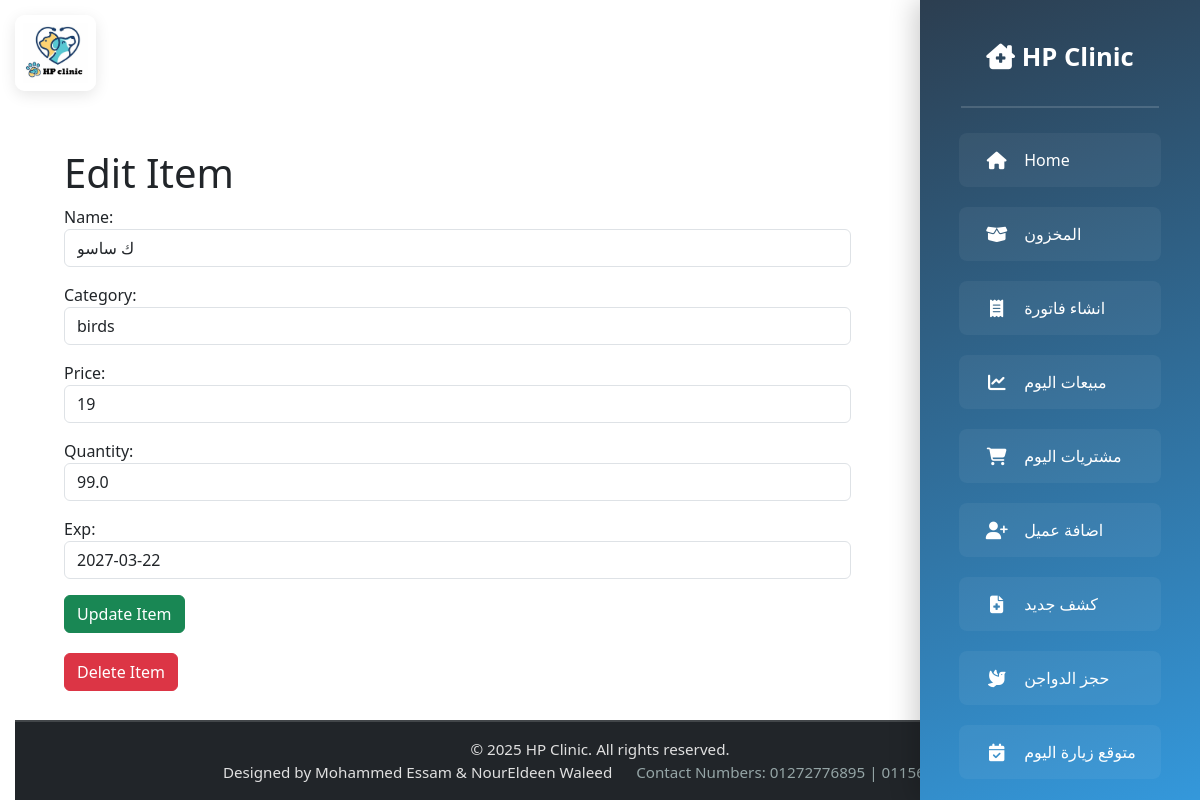
/items/edit/39/ (signed in), run on the app's committed database.
### prices/models.py (models this page shows, shortened)
class Item(models.Model):
    name = models.CharField(max_length=100)
    category = models.ForeignKey(Category, on_delete=models.CASCADE)
    price = models.IntegerField()
    quantity = models.FloatField()  # Changed to FloatField
    exp = models.DateField(default=datetime.date.today, null=True, blank=True)
    is_deleted = models.BooleanField(default=False)

class Category(models.Model):
    name = models.CharField(max_length=100, unique=True)
    def __str__(self):
        return self.name

### vetlogin/views.py (the view)
    def wrapper(request, *args, **kwargs):
        if request.user.username not in ALLOWED_USERS:
            return HttpResponseForbidden("You are not authorized to access this page.")
        return view_func(request, *args, **kwargs)

### prices/forms.py
class ItemForm(forms.ModelForm):
    class Meta:
        model = Item
        fields = ['name', 'category', 'price', 'quantity', 'exp']
    def __init__(self, *args, **kwargs):
        super(ItemForm, self).__init__(*args, **kwargs)
        self.fields['name'].widget.attrs.update({'class': 'form-control', 'placeholder': 'Item Name'})
        self.fields['category'].widget.attrs.update({'class': 'form-control'})
        self.fields['price'].widget.attrs.update({'class': 'form-control', 'placeholder': 'Price'})
        self.fields['quantity'].widget.attrs.update({'class': 'form-control', 'placeholder': 'Quantity'})
        self.fields['exp'].widget.attrs.update({'class': 'form-control', 'placeholder': 'Expiration Date'})

### vetlogin/views.py (called while the page is built)
def user_restricted(view_func):
    def wrapper(request, *args, **kwargs):
        if request.user.username not in ALLOWED_USERS:
            return HttpResponseForbidden("You are not authorized to access this page.")
        return view_func(request, *args, **kwargs)
    return wrapper

@login_required(login_url='/login/')
@user_restricted
def edit_item(request, item_id):
    item = get_object_or_404(Item, id=item_id)  # Fetch the item by ID
    if request.method == 'POST':
        form = ItemForm(request.POST, instance=item)  # Pre-fill the form with existing item data
        if form.is_valid():
            form.save()  # Save the updated item data
            return redirect('pricesedit')  # Redirect to the price list page
    else:
        form = ItemForm(instance=item)  # Display the form with existing item data
    return render(request, 'pricespage/edit_item.html', {'form': form, 'item': item})

### templates/pricespage/edit_item.html (shortened to what this page needs)
{% extends 'base.html' %}
{% load static %}
{% block content %}
<div class="container">
    <h1>Edit Item</h1>
    <form method="post">
        {{ form.as_p }}
        <button type="submit" class="btn btn-success">Update Item</button>
    </form>
    <form method="post" action="{% url 'delete_item' item.id %}" style="margin-top: 20px;">
        <button type="submit" class="btn btn-danger" onclick="return confirm('Are you sure you want to delete this item?')">Delete Item</button>
    </form>
</div>
{% endblock %}

### templates/base.html (style rules this page uses)
html, body { height: 100%; overflow-x: hidden; font-family: 'Segoe UI', Tahoma, Geneva, Verdana, sans-serif; }

### data on the page
Item: name "ك ساسو", category "birds", price "19", quantity "99.0", exp "2027-03-22"
